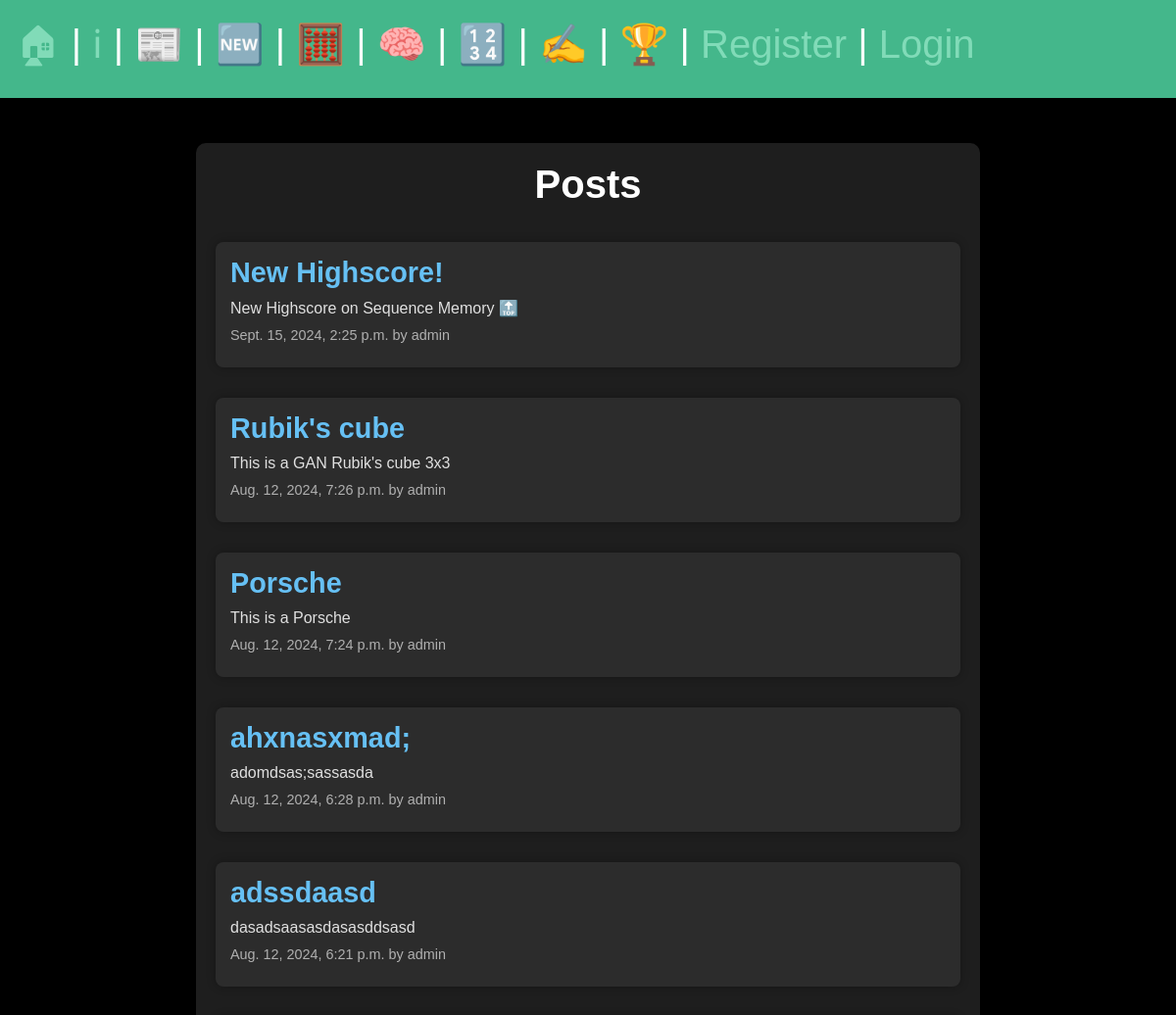
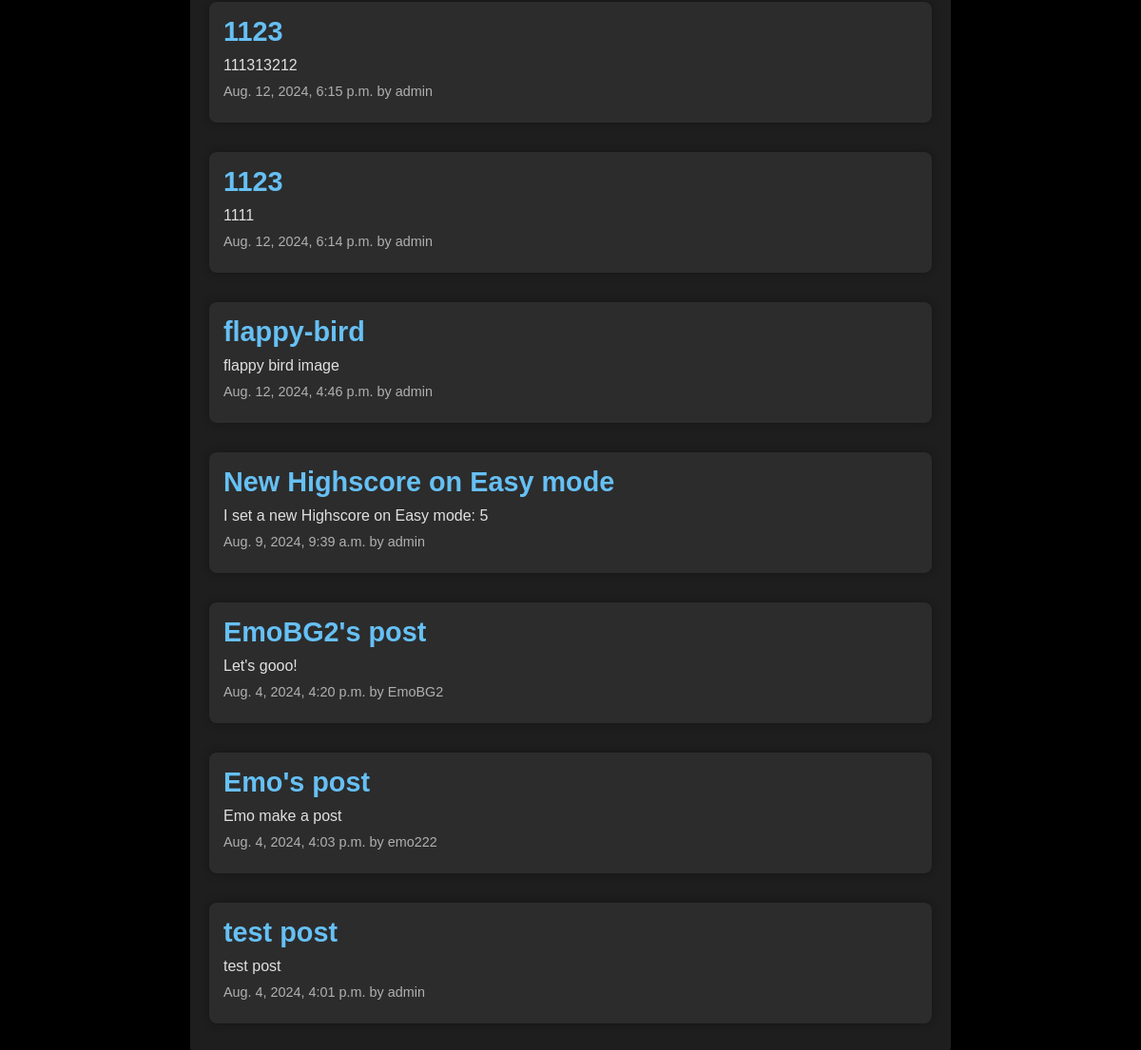
/posts/, run on an earlier commit of the app's database (2 pictures, top to bottom).
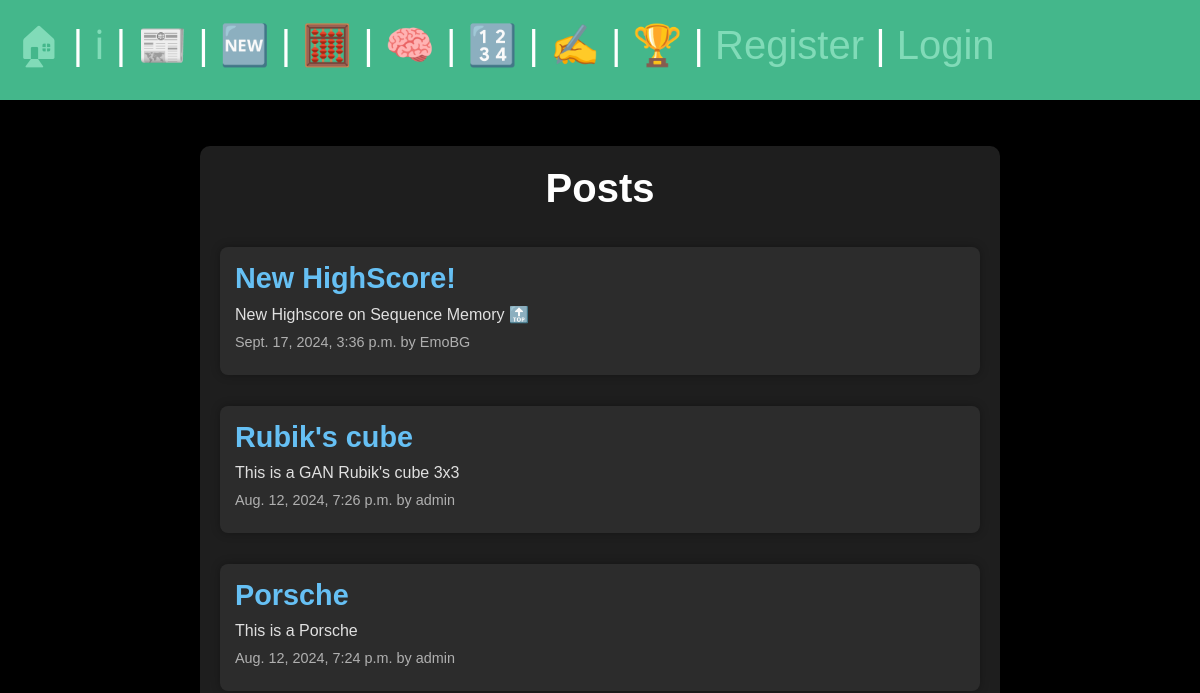
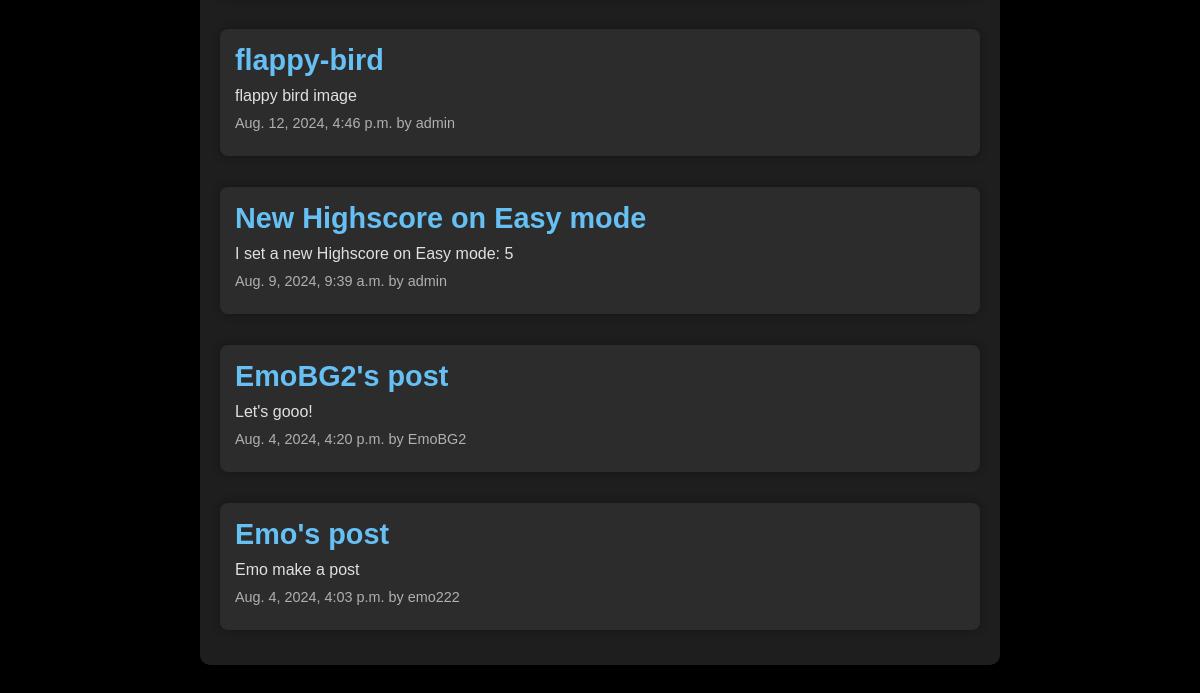
And on a later commit of the database (2 pictures, top to bottom).
### posts/models.py (models this page shows, shortened)
class Post(models.Model):
    title = models.CharField(max_length=75)
    body = models.TextField()
    slug = models.SlugField(unique=True, blank=True)
    date = models.DateTimeField(auto_now_add=True)
    image = models.ImageField(default="fallback.png", blank=True)
    author = models.ForeignKey(User, on_delete=models.CASCADE, default=None)

### posts/views.py (the view)
# urls.py: path("", views.posts_list, name="list"),
def posts_list(request):
    posts = Post.objects.all().order_by("-date")
    return render(request, "posts/posts_list.html", {"posts": posts})

### posts/templates/posts/posts_list.html (shortened to what this page needs)
{%extends "base.html"%}
{% load static %}
{% block extra_css%}
    <link rel="stylesheet" href="{% static 'css/posts_list.css' %}">
{% endblock %}
{% block content %}
<div class="posts-container">
    <section>
        <h1>Posts</h1>
        {% for post in posts %}
        <article class="post">
            <h2>
                <a href="{% url 'posts:page' slug=post.slug %}">{{ post.title }}</a>
            </h2>
            <p>{{ post.body }}</p>
            <p>{{ post.date }} by {{ post.author }}</p>
        </article>
        {% endfor %}
    </section>
</div>
{% endblock %}

### templates/base.html (shortened to what this page needs)
{% load static %}
<html lang="en">
<head>
    <link rel="stylesheet" href="{% static 'css/base.css' %}">
    {% block extra_css %}{% endblock %}
</head>
<body>
    <nav class="navbar">
        <a href="/"><span role="img" aria-label="Home" title="Home">🏠︎</span></a> |
        <a href="/about"><span role="img" aria-label="About" title="About">ℹ</span></a> |
        <a href="{% url 'posts:list' %}"><span role="img" aria-label="Posts">📰</span></a> |
        <a href="{% url 'posts:new_post' %}" title="New Post"><span role="img" aria-label="New Post">🆕</span></a> |
        <a href="{% url 'math_games:select_level' %}" title="Math Games"><span role="img" aria-label="Math Games">🧮</span></a> |
        <a href="{% url 'sequence_memory:play_game' %}" title="Sequence Memory"><span role="img" aria-label="Sequence Memory">🧠</span></a> |
        <a href="{% url 'number_memory:start_game' %}" title="Number Memory"><span role="img" aria-label="Number Memory">🔢</span></a> |
        <a href="{% url 'typing_test:typing_test' %}" title="Typing Test"><span role="img" aria-label="Typing Test">✍</span></a> |
        <a href="/leaderboards" title="Leaderboard"><span role="img" aria-label="Leaderboard">🏆</span></a> |
        {%if user.is_authenticated%}
            <form class="logout" action="{% url 'users:logout' %}" method="post">
                {% csrf_token %}
                <button class="logout-button" aria-label="User Logout" title="User Logout">👋</button>
            </form>
        {%else%}
            <a href="{% url 'users:register' %}" title="User Registration"><span role="img" aria-label="User Registration">Register</span></a> |
            <a href="{% url 'users:login' %}" title="User Login"><span role="img" aria-label="User Login">Login</span></a>
        {%endif%}
    </nav>
    <main>
        {%block content%}
        {%endblock%}
    </main>
</body>
</html>

### static/css/base.css (style rules this page uses)
* { margin: 0; padding: 0; box-sizing: border-box; font-family: 'Arial', sans-serif; }
body { min-height: 100vh; background-color: black; color: whitesmoke; font-size: 3rem; }
nav { padding: 1rem; background-color: #44B78B; color: white; font-size: 2.5rem; }
main { padding: 1rem; }
section { display: flex; flex-flow: column; gap: 1rem; }
h1, h2 { font-size: 2.5rem; }
p { font-size: 1rem; }
a { text-decoration: none; color: #81dbb8; }

### static/css/posts_list.css (style rules this page uses)
.posts-container { max-width: 800px; margin: 30px auto; }
section { padding: 20px; background-color: #1e1e1e; border-radius: 10px; box-shadow: 0px 0px 15px rgba(0, 0, 0, 0.5); }
h1 { color: #ffffff; margin-bottom: 20px; text-align: center; }
.post { background-color: #2c2c2c; border-radius: 8px; padding: 15px; margin-bottom: 15px; box-shadow: 0px 0px 10px rgba(0, 0, 0, 0.3); }
.post h2 { color: #ffffff; font-size: 1.8rem; margin-bottom: 10px; }
.post h2 a { text-decoration: none; color: #66c0f4; }
.post p { color: #e0e0e0; margin-bottom: 10px; }
.post p:last-of-type { font-size: 0.9rem; color: #b0b0b0; }

What changed in the data, as far as the page shows it:
removed Post: title "New Highscore!", body "New Highscore on Sequence Memory 🔝", date "Sept. 15, 2024, 2:25 p.m.", author "admin"
removed Post: title "ahxnasxmad;", body "adomdsas;sassasda", date "Aug. 12, 2024, 6:28 p.m.", author "admin"
removed Post: title "adssdaasd", body "dasadsaasasdasasddsasd", date "Aug. 12, 2024, 6:21 p.m.", author "admin"
removed Post: title "1123", body "111313212", date "Aug. 12, 2024, 6:15 p.m.", author "admin"
removed Post: title "1123", body "1111", date "Aug. 12, 2024, 6:14 p.m.", author "admin"
removed Post: title "test post", body "test post", date "Aug. 4, 2024, 4:01 p.m.", author "admin"
added Post: title "New HighScore!", body "New Highscore on Sequence Memory 🔝", date "Sept. 17, 2024, 3:36 p.m.", author "EmoBG"
